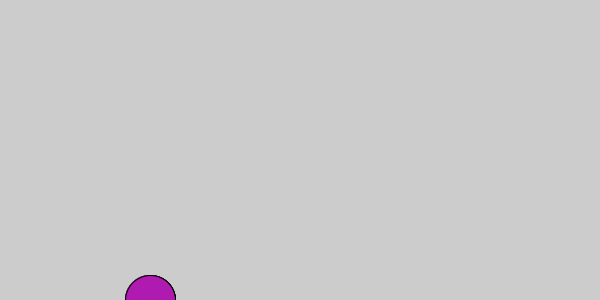
Frame 1 (no input)
Frame 60 (the mouse pressed at the canvas centre just before this capture): identical to frame 1, image omitted
Frame 120 (the mouse held since frame 60 and released just before this capture): identical to frame 1, image omitted

The Processing sketch that drew this single still picture (run headless with seeded random() and noise(); from frame 60 on, the mouse is pressed at the canvas centre):

// Processing sketch: processing_169264
// ── processing_169264.pde

float speedR, speedG, speedB, speedY, speedP;

void setup() {  //runs once on start
  size(600, 300);
  speedR=random(.8,1.2);
  speedG=random(.8,1.2);
  speedB=random(.8,1.2);
  speedY=random(.8,1.2);
  speedP=random(.8,1.2);
} 

void draw() {  //Loop Continuously
  background(#CCCCCC);
  balloons(#FF0000,0,speedR);
  balloons(#00FF00,100,speedG);
  balloons(#0000FF,200,speedB);
  balloons(#FCFF20,300,speedR);
  balloons(#AF1BB1,400,speedG);
}

void balloons(color c, int xStart, float speed){  //runs when called
  resetMatrix();
  translate(xStart, -frameCount*speed, xStart);
  if (frameCount*speed >= 600-90) {  // stops loop for photo finish when winner finishes
      noLoop();  
  }
  fill(c);
  line(150, 310, 150, 450);
  ellipse(150, 300, 50, 50);
}
